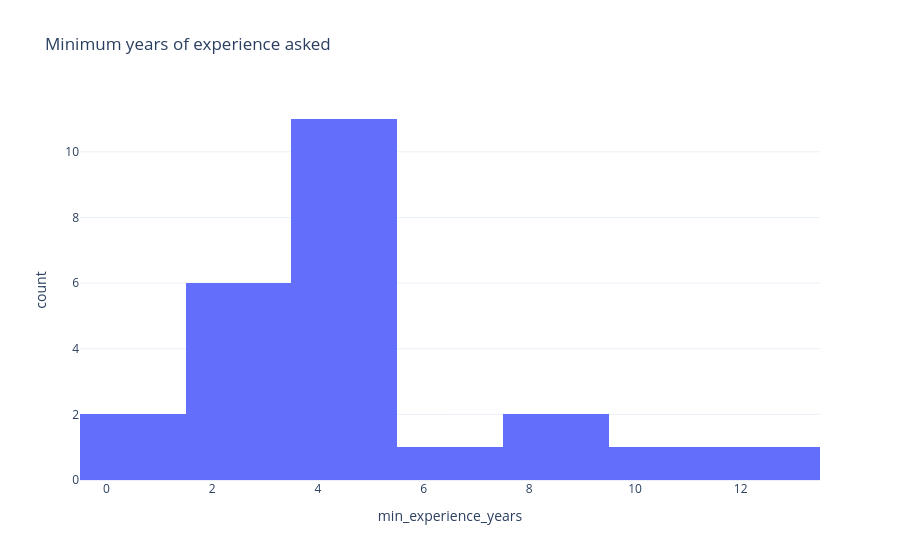

The cell this chart's notebook holds for it:
### Markdown cell above
## 13. Experience, seniority and entry-level roles

### Code cell
has_exp = jobs.dropna(subset=["min_experience_years"])
print(f"{len(has_exp)} of {len(jobs)} postings state a minimum experience "
      f"(median {has_exp['min_experience_years'].median():.0f} years). Regex-based: spot-check a few!")
fig = px.histogram(has_exp, x="min_experience_years", nbins=12, title="Minimum years of experience asked")
show(fig)

entry = (jobs.groupby("standardized_role")["entry_level_friendly"].agg(share="mean", postings="size")
         .assign(share=lambda d: (d["share"] * 100).round(1)).sort_values("share", ascending=False))
print("Entry-level friendly = 'fresher/entry level' in text, <= 1 year asked, or seniority Entry/Internship")
display(entry)

entry_jobs = jobs[jobs["entry_level_friendly"]]
if len(analysis_utils.with_descriptions(entry_jobs)) >= 10:
    cmp = (analysis_utils.skill_demand(jobs)[["skill", "pct_of_jobs"]].rename(columns={"pct_of_jobs": "All postings"})
           .merge(analysis_utils.skill_demand(entry_jobs)[["skill", "pct_of_jobs"]]
                  .rename(columns={"pct_of_jobs": "Entry-level friendly"}), on="skill"))
    fig = px.bar(cmp.melt("skill", var_name="group", value_name="% of postings"), x="% of postings", y="skill",
                 color="group", barmode="group", orientation="h", title="Skills: all postings vs entry-level friendly")
    fig.update_layout(yaxis={"categoryorder": "total ascending"}); show(fig)
else:
    print("Fewer than 10 entry-level postings with descriptions: collect more data for this comparison.")

### Figure 1 — Plotly figure (JSON) as saved in the notebook; plotly's stock layout.template omitted (floating-point values rounded to 4 significant figures)
{"data": [{"bingroup": "x", "hovertemplate": "min_experience_years=%{x}<br>count=%{y}<extra></extra>", "legendgroup": "", "marker": {"color": "#636efa", "pattern": {"shape": ""}}, "name": "", "nbinsx": 12, "orientation": "v", "showlegend": false, "type": "histogram", "x": [5.0, 2.0, 3.0, 3.0, 0.0, 3.0, 7.0, 10.0, 8.0, 12.0, 4.0, 3.0, 5.0, 4.0, 5.0, 4.0, 3.0, 5.0, 0.0, 5.0, 5.0, 5.0, 8.0, 5.0], "xaxis": "x", "yaxis": "y"}], "layout": {"barmode": "relative", "legend": {"tracegroupgap": 0}, "title": {"text": "Minimum years of experience asked"}, "xaxis": {"anchor": "y", "domain": [0, 1], "title": {"text": "min_experience_years"}}, "yaxis": {"anchor": "x", "domain": [0, 1], "title": {"text": "count"}}}}
